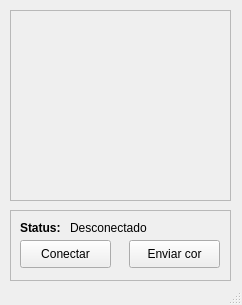
<?xml version="1.0" encoding="UTF-8"?>
<ui version="4.0">
 <class>MainWindow</class>
 <widget class="QMainWindow" name="MainWindow">
  <property name="geometry">
   <rect>
    <x>0</x>
    <y>0</y>
    <width>242</width>
    <height>305</height>
   </rect>
  </property>
  <property name="windowTitle">
   <string>MainWindow</string>
  </property>
  <widget class="QWidget" name="centralwidget">
   <widget class="QFrame" name="frameColorSelect">
    <property name="geometry">
     <rect>
      <x>10</x>
      <y>10</y>
      <width>221</width>
      <height>191</height>
     </rect>
    </property>
    <property name="frameShape">
     <enum>QFrame::StyledPanel</enum>
    </property>
    <property name="frameShadow">
     <enum>QFrame::Raised</enum>
    </property>
    <widget class="RGBSelect" name="RGBselect" native="true">
     <property name="geometry">
      <rect>
       <x>0</x>
       <y>0</y>
       <width>221</width>
       <height>191</height>
      </rect>
     </property>
    </widget>
   </widget>
   <widget class="QFrame" name="frameControls">
    <property name="geometry">
     <rect>
      <x>10</x>
      <y>210</y>
      <width>221</width>
      <height>71</height>
     </rect>
    </property>
    <property name="frameShape">
     <enum>QFrame::StyledPanel</enum>
    </property>
    <property name="frameShadow">
     <enum>QFrame::Raised</enum>
    </property>
    <widget class="QPushButton" name="pushButton_connect">
     <property name="geometry">
      <rect>
       <x>10</x>
       <y>30</y>
       <width>91</width>
       <height>28</height>
      </rect>
     </property>
     <property name="text">
      <string>Conectar</string>
     </property>
    </widget>
    <widget class="QPushButton" name="pushButton_send">
     <property name="geometry">
      <rect>
       <x>119</x>
       <y>30</y>
       <width>91</width>
       <height>28</height>
      </rect>
     </property>
     <property name="text">
      <string>Enviar cor</string>
     </property>
    </widget>
    <widget class="QLabel" name="title_status">
     <property name="geometry">
      <rect>
       <x>10</x>
       <y>10</y>
       <width>51</width>
       <height>16</height>
      </rect>
     </property>
     <property name="font">
      <font>
       <weight>75</weight>
       <bold>true</bold>
      </font>
     </property>
     <property name="text">
      <string>Status: </string>
     </property>
    </widget>
    <widget class="QLabel" name="label_statusIsConnect">
     <property name="geometry">
      <rect>
       <x>60</x>
       <y>10</y>
       <width>91</width>
       <height>16</height>
      </rect>
     </property>
     <property name="font">
      <font>
       <weight>50</weight>
       <bold>false</bold>
      </font>
     </property>
     <property name="text">
      <string>Desconectado</string>
     </property>
    </widget>
   </widget>
  </widget>
  <widget class="QStatusBar" name="statusbar"/>
 </widget>
 <customwidgets>
  <customwidget>
   <class>RGBSelect</class>
   <extends>QWidget</extends>
   <header>src/utils/RGB-select/rgbselect</header>
   <container>1</container>
  </customwidget>
 </customwidgets>
 <resources/>
 <connections/>
</ui>
